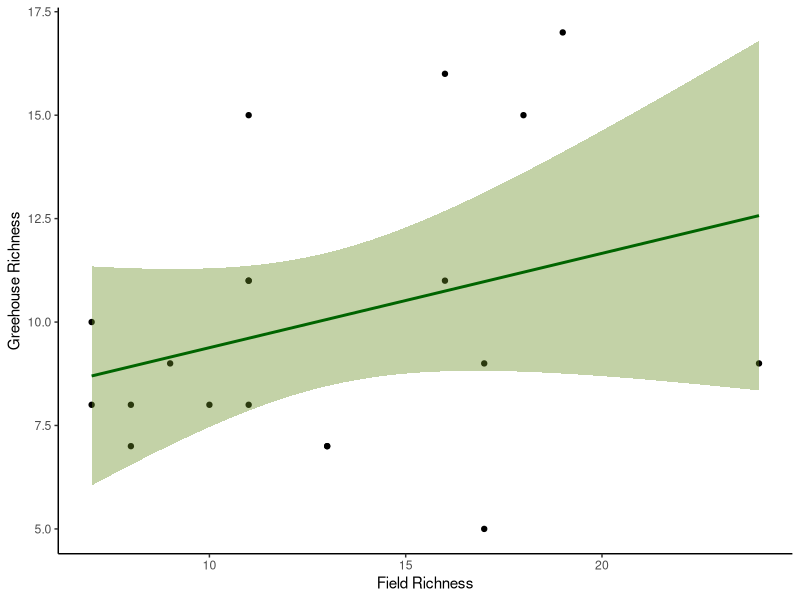
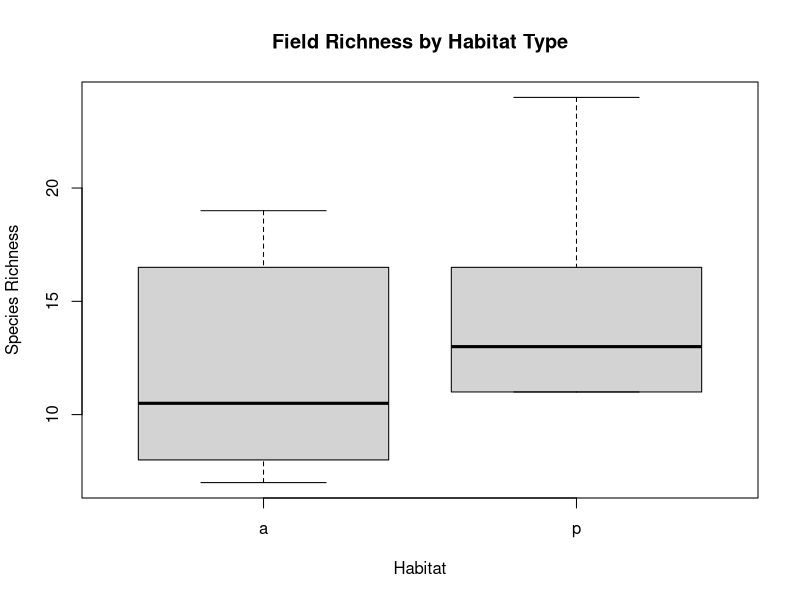
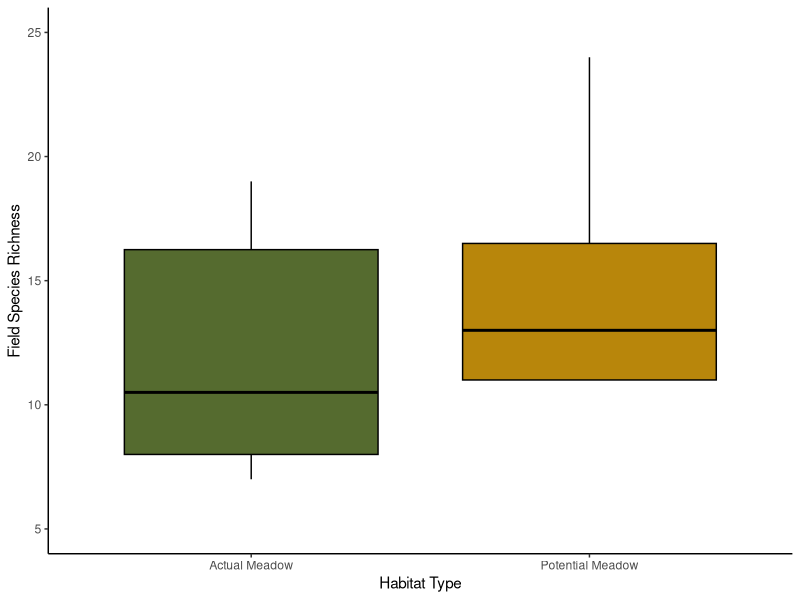
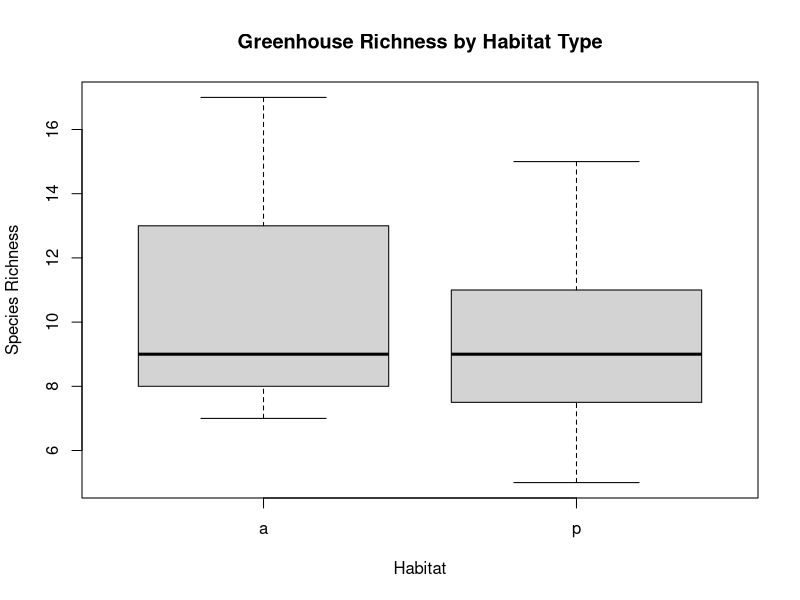
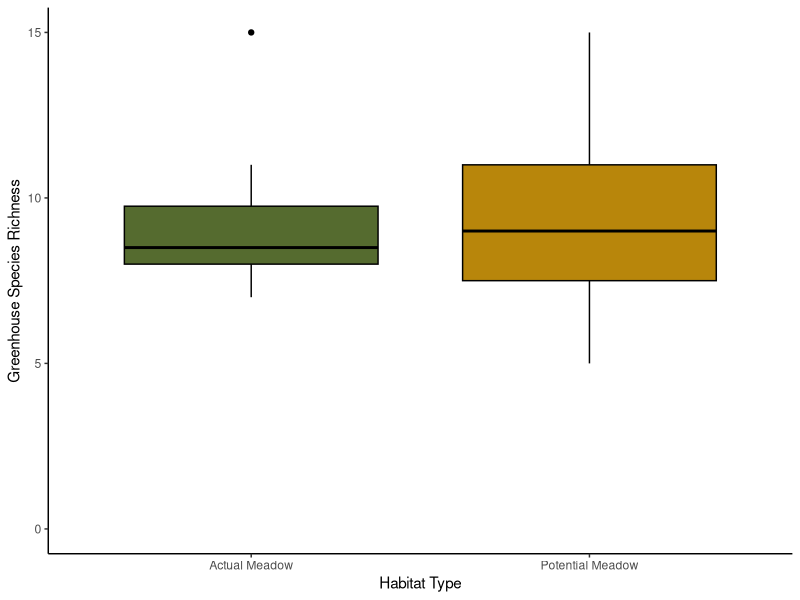
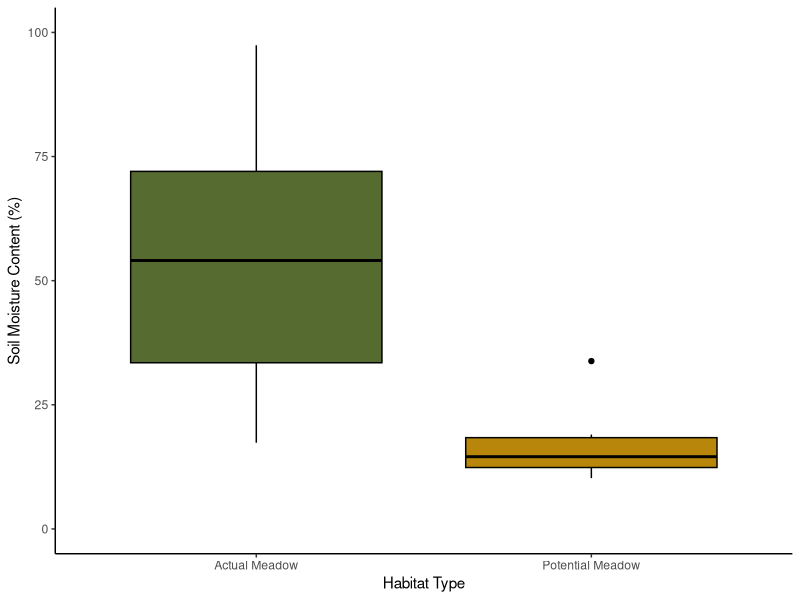
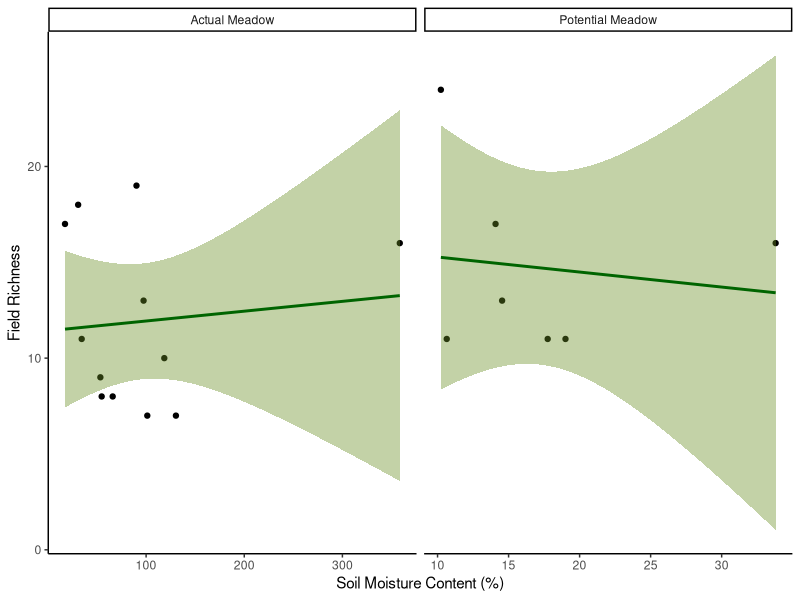
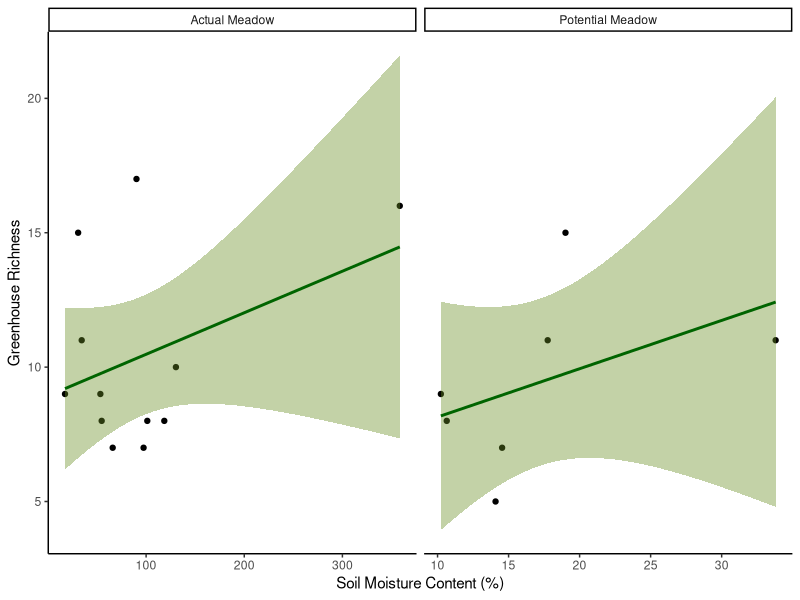

Source code (R) for these figures, in order:
## ---- chunk 1
knitr::opts_chunk$set(echo = TRUE)
library(here)
library(tidyverse)

# Color Options:

color.palatte <- c("mediumblue", "darkred") 
fun.palatte <- c("darkolivegreen","darkgoldenrod")
## ---- chunk 2

##greenhouse.n <- SRWC_seedbank_greenhouse_2024_02_21_n
  
greenhouse.n <- read.csv(here("data/SRWC-seedbank_greenhouse_2024-02-21_n.csv"), header = TRUE)

greenhouse.n$X <- NULL


## ---- chunk 3

# switch to long format (same data)
greenhouse.long <- greenhouse.n %>% 
  pivot_longer(cols = rf.1.a:control, names_to = "plot", values_to = "count")

# summary by date
greenhouse.summary <- greenhouse.long %>% 
  group_by(date, observer, plot) %>% 
  dplyr::summarise(
    Richness = sum(count>0, na.rm = TRUE))

View(greenhouse.summary)

## ---- chunk 4

# switch to long format (same data)
greenhouse.long <- greenhouse.n %>% 
  pivot_longer(cols = rf.1.a:control, names_to = "plot", values_to = "count")

# summary by species max count
greenhouse.sum <- greenhouse.long %>% 
  group_by(species, plot) %>% 
  dplyr::summarise(
    count.max = max(count, na.rm = TRUE)) %>%
  filter(count.max > 0)

#View(greenhouse.sum)

# remove species present in control trays
control.species <- greenhouse.sum %>% 
  filter(plot == "control") %>% 
  select(species) %>% 
  unlist()

greenhouse.sum.clean <- greenhouse.sum %>%
  filter(!(species %in% control.species))


# summarize by plots for richness
greenhouse.max.summary <- greenhouse.sum.clean %>%
  group_by(plot) %>%
  dplyr::summarise(
    greenhouse.richness = sum(count.max > 0, na.rm = TRUE)
  )

greenhouse.max.summary


## ---- chunk 5

##field.data <- SRWC_seedbank_plant_survey_2024_02_26

field.data <- read.csv(here("data/SRWC-seedbank_plant-survey_2024-02-26.csv"), header = TRUE)

## ---- chunk 6


field.summary <- field.data %>%
  group_by(plot, habitat) %>%
  dplyr::summarise(
    field.richness = sum(species.count > 0, na.rm = TRUE))

field.summary

## ---- chunk 7

combined.sum <- left_join(greenhouse.max.summary, field.summary, by = "plot")

## ---- chunk 8

combined.summary <- na.omit(combined.sum)

## ---- chunk 9

combined.lm = lm(greenhouse.richness ~ field.richness, data = combined.summary)

combined.lm

summary(combined.lm)
## ---- chunk 10

GH.vs.field.regression <- ggplot(combined.summary, aes(x=field.richness, y=greenhouse.richness)) +
    geom_point()+
    theme_classic()+
    xlab("Field Richness")+
    ylab("Greehouse Richness")+
         geom_smooth(method=lm, color="darkgreen", fill="olivedrab")

GH.vs.field.regression

ggsave(plot = GH.vs.field.regression, filename = "figures/GH-vs-field-regression.png", width = 6, height = 4, units = "in")

## ---- chunk 11

boxplot(field.richness~habitat, data=combined.summary, main="Field Richness by Habitat Type", xlab = "Habitat", ylab = "Species Richness")
## ---- chunk 12
  
field.richness.by.habitat <- combined.summary %>%
      ggplot(aes(x=habitat, y=field.richness))+
      geom_boxplot(aes(fill=habitat, col = fun.palatte), colour="black") +
      labs(x= "Habitat Type", y="Field Species Richness")+
      theme_classic() +
        scale_x_discrete(labels=c("Actual Meadow", "Potential Meadow", "N/A")) +
        scale_y_continuous(limits=c(5,25), breaks=c(5, 10, 15, 20, 25))+
        scale_fill_manual(values= fun.palatte) +
  theme(legend.position = "none")

field.richness.by.habitat

ggsave(plot = field.richness.by.habitat, filename = "figures/field_richness_by_habitat.png", width = 6, height = 4, units = "in")
## ---- chunk 13

fieldrichness.aov = aov(field.richness~habitat, data=combined.summary)

  summary(fieldrichness.aov)
  
## ---- chunk 14

boxplot(greenhouse.richness~habitat, data=combined.summary, main="Greenhouse Richness by Habitat Type", xlab = "Habitat", ylab = "Species Richness") 
 
## ---- chunk 15
  
GH.richness.by.habitat <- combined.summary %>%
      ggplot(aes(x=habitat, y=greenhouse.richness))+
      geom_boxplot(aes(fill=habitat, col = color.palatte), colour="black") +
      labs(x= "Habitat Type", y="Greenhouse Species Richness")+
      theme_classic() +
        scale_x_discrete(labels=c("Actual Meadow", "Potential Meadow", "N/A")) +
        scale_y_continuous(limits=c(0,15), breaks=c(0, 5, 10, 15))+
        scale_fill_manual(values= fun.palatte)+
        theme(legend.position = "none")

GH.richness.by.habitat

ggsave(plot = GH.richness.by.habitat, filename = "figures/GH_richness_by_habitat.png", width = 6, height = 4, units = "in")

## ---- chunk 16

greenhouserichness.aov = aov(greenhouse.richness~habitat, data=combined.summary)

  summary(greenhouserichness.aov)
  
## ---- chunk 17

habitat.richness = aov(field.richness ~ habitat*greenhouse.richness, data=combined.summary)

summary(habitat.richness)
  
## ---- chunk 18

##soil.moisture <- SRWC_seedbank_soil_moisture_2023_09_20

soil.moisture <- read.csv(here("data/SRWC-seedbank_soil-moisture_2023-09-20.csv"), header = TRUE)

combined.summary <- left_join(combined.summary, soil.moisture, by = c("plot","habitat"))
  
## ---- chunk 19

moisture.lm = lm(moisture.content ~ habitat, data = soil.moisture)

moisture.lm

summary(moisture.lm)

## ---- chunk 20
  
soil.moisture.plot <- soil.moisture %>%
      ggplot(aes(x=habitat, y=moisture.content))+
      geom_boxplot(aes(fill=habitat, col = color.palatte), colour="black") +
      labs(x= "Habitat Type", y="Soil Moisture Content (%)")+
      theme_classic() +
        scale_x_discrete(labels=c("Actual Meadow", "Potential Meadow")) +
        scale_y_continuous(limits=c(0,100), breaks=c(0, 25, 50, 75, 100))+
        scale_fill_manual(values= fun.palatte)+
        theme(legend.position = "none")

soil.moisture.plot

ggsave(plot = soil.moisture.plot, filename = "figures/soil-moisture-plot.png", width = 6, height = 4, units = "in")
    
## ---- chunk 21

soilmoisture.aov = aov(moisture.content~habitat, data=soil.moisture)

  summary(soilmoisture.aov)
  
## ---- chunk 22

SMfield.lm = lm(field.richness ~ moisture.content, data=combined.summary)

SMfield.lm

summary(SMfield.lm)

## ---- chunk 23

SMGH.lm = lm(greenhouse.richness ~ moisture.content, data=combined.summary)

SMGH.lm

summary(SMGH.lm)

## ---- chunk 24

habitat.richness = aov(field.richness ~ habitat*moisture.content, data=combined.summary)

summary(habitat.richness)

habitat.richness.2 = aov(greenhouse.richness ~ habitat*moisture.content, data=combined.summary)

summary(habitat.richness.2)
  
## ---- chunk 25

habitat.names <- c(a="Actual Meadow", p="Potential Meadow")

field.richness.vs.soil.moisture <- ggplot(combined.summary, aes(x=moisture.content, y=field.richness)) +
  facet_wrap(vars(habitat),labeller=labeller(habitat=habitat.names), scales="free_x")+
    geom_point()+
    theme_classic()+
    xlab("Soil Moisture Content (%)")+
    ylab("Field Richness")+
         geom_smooth(method=lm, color="darkgreen", fill="olivedrab")

field.richness.vs.soil.moisture

ggsave(plot = field.richness.vs.soil.moisture, filename = "figures/field_richness_vs_soil_moisture.png", width = 6, height = 4, units = "in")

GH.richness.vs.soil.moisture <- ggplot(combined.summary, aes(x=moisture.content, y=greenhouse.richness)) +
  facet_wrap(vars(habitat),labeller=labeller(habitat=habitat.names), scales="free_x")+
    geom_point()+
    theme_classic()+
    xlab("Soil Moisture Content (%)")+
    ylab("Greenhouse Richness")+
         geom_smooth(method=lm, color="darkgreen", fill="olivedrab")

GH.richness.vs.soil.moisture

ggsave(plot = field.richness.vs.soil.moisture, filename = "figures/GH_richness_vs_soil_moisture.png", width = 6, height = 4, units = "in")


